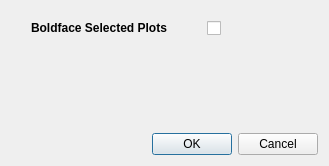
<?xml version="1.0" encoding="UTF-8"?>
<ui version="4.0">
 <class>PreferenceUI</class>
 <widget class="QDialog" name="PreferenceUI">
  <property name="geometry">
   <rect>
    <x>0</x>
    <y>0</y>
    <width>329</width>
    <height>166</height>
   </rect>
  </property>
  <property name="windowTitle">
   <string>Dialog</string>
  </property>
  <layout class="QGridLayout" name="gridLayout">
   <item row="0" column="0">
    <layout class="QVBoxLayout" name="verticalLayout">
     <property name="spacing">
      <number>6</number>
     </property>
     <item>
      <layout class="QFormLayout" name="formLayout">
       <property name="horizontalSpacing">
        <number>40</number>
       </property>
       <property name="leftMargin">
        <number>20</number>
       </property>
       <property name="topMargin">
        <number>10</number>
       </property>
       <item row="0" column="0">
        <widget class="QLabel" name="BoldfaceLabel">
         <property name="text">
          <string>&lt;html&gt;&lt;head/&gt;&lt;body&gt;&lt;p&gt;&lt;span style=&quot; font-weight:600;&quot;&gt;Boldface Selected Plots&lt;/span&gt;&lt;/p&gt;&lt;/body&gt;&lt;/html&gt;</string>
         </property>
        </widget>
       </item>
       <item row="0" column="1">
        <widget class="QCheckBox" name="checkBox">
         <property name="text">
          <string/>
         </property>
        </widget>
       </item>
      </layout>
     </item>
    </layout>
   </item>
   <item row="1" column="0">
    <widget class="QDialogButtonBox" name="buttonBox">
     <property name="orientation">
      <enum>Qt::Horizontal</enum>
     </property>
     <property name="standardButtons">
      <set>QDialogButtonBox::Cancel|QDialogButtonBox::Ok</set>
     </property>
    </widget>
   </item>
  </layout>
 </widget>
 <resources/>
 <connections>
  <connection>
   <sender>buttonBox</sender>
   <signal>accepted()</signal>
   <receiver>PreferenceUI</receiver>
   <slot>accept()</slot>
   <hints>
    <hint type="sourcelabel">
     <x>248</x>
     <y>254</y>
    </hint>
    <hint type="destinationlabel">
     <x>157</x>
     <y>274</y>
    </hint>
   </hints>
  </connection>
  <connection>
   <sender>buttonBox</sender>
   <signal>rejected()</signal>
   <receiver>PreferenceUI</receiver>
   <slot>reject()</slot>
   <hints>
    <hint type="sourcelabel">
     <x>316</x>
     <y>260</y>
    </hint>
    <hint type="destinationlabel">
     <x>286</x>
     <y>274</y>
    </hint>
   </hints>
  </connection>
 </connections>
</ui>
